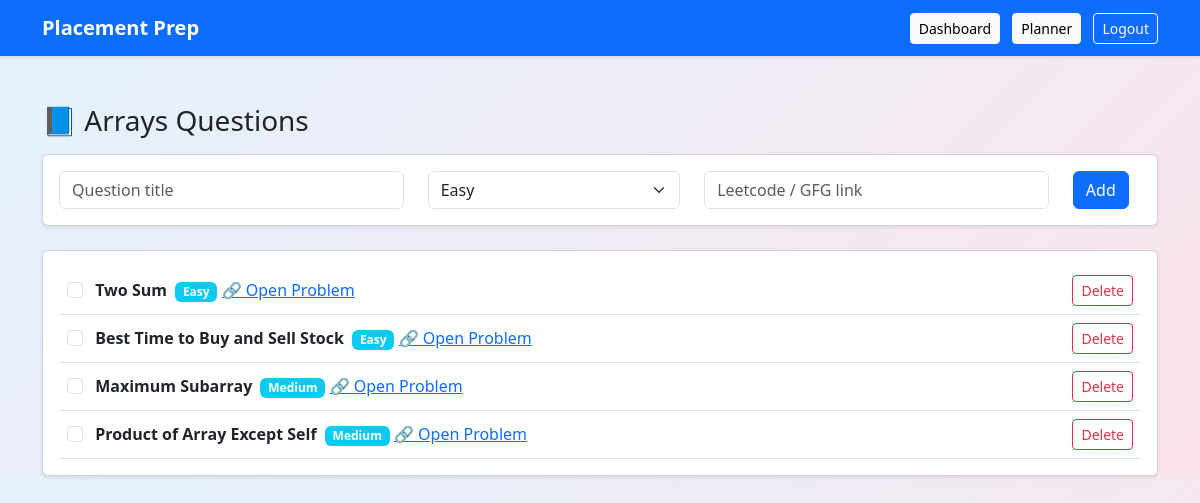
Before: /questions/Arrays (signed in) with the older database file.
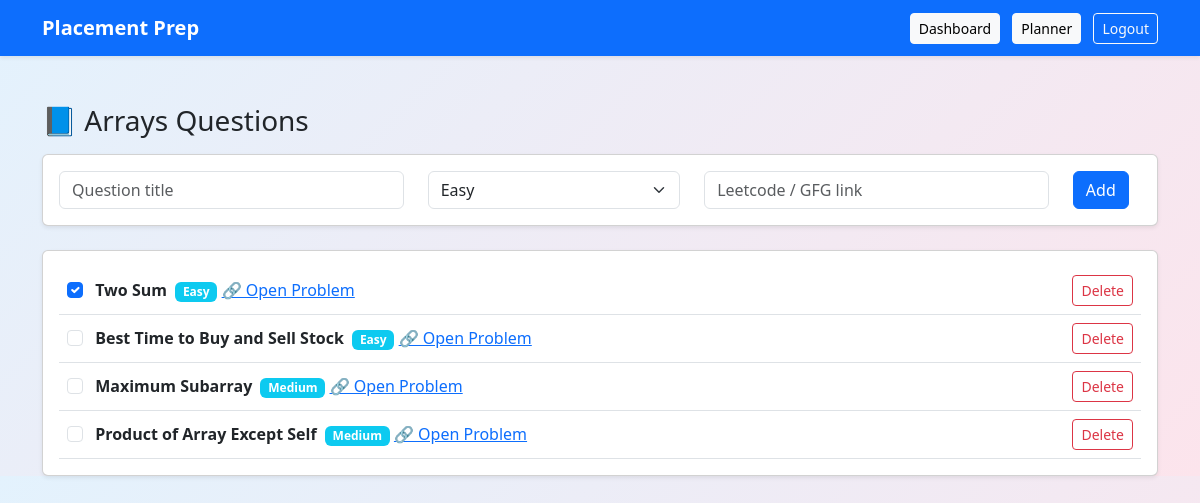
After: the same page with the newer database file.
### app.py (models this page shows)
class Question(db.Model):
    id = db.Column(db.Integer, primary_key=True)
    title = db.Column(db.String(200))
    difficulty = db.Column(db.String(20))
    link = db.Column(db.String(300))
    topic = db.Column(db.String(50))
    solved = db.Column(db.Boolean, default=False)
    user_email = db.Column(db.String(100))

### app.py (the view)
@app.route("/questions/<topic>")
def view_questions(topic):
    if "user" not in session:
        return redirect(url_for("login"))
    questions = Question.query.filter_by(
        user_email=session["user"],
        topic=topic
    ).all()
    return render_template(
        "questions.html",
        topic=topic,
        questions=questions
    )

### templates/questions.html (shortened to what this page needs)
{% extends "base.html" %}
{% block content %}
<h3 class="mb-3">📘 {{ topic }} Questions</h3>
<div class="card p-3 mb-4 shadow-sm">
  <form action="/add-question" method="POST">
    <div class="row">
      <div class="col-md-4">
        <input class="form-control" name="title" placeholder="Question title" required>
      </div>
      <div class="col-md-3">
        <select name="difficulty" class="form-select">
          <option>Easy</option>
        </select>
      </div>
      <div class="col-md-4">
        <input class="form-control" name="link" placeholder="Leetcode / GFG link">
      </div>
      <div class="col-md-1">
        <button class="btn btn-primary">Add</button>
      </div>
    </div>
  </form>
</div>
<div class="card p-3 shadow-sm">
  {% for q in questions %}
  <div class="d-flex justify-content-between align-items-center border-bottom p-2">
    <div>
      <input
        class="form-check-input me-2"
        type="checkbox"
        {% if q.solved %}checked{% endif %}
        onchange="toggleQ({{ q.id }})"
      >
      <strong>{{ q.title }}</strong>
      <span class="badge bg-info ms-1">
        {{ q.difficulty }}
      </span>
     {% if q.link %}
  <a href="{{ q.link.strip() }}" target="_blank" rel="noopener">
    🔗 Open Problem
  </a>
{% endif %}
    </div>
    <form action="/delete-question" method="post" class="m-0">
      <button class="btn btn-sm btn-outline-danger">
        Delete
      </button>
    </form>
  </div>
  {% endfor %}
</div>
{% endblock %}

### templates/base.html (shortened to what this page needs)
<!DOCTYPE html>
<html lang="en">
<head>
    <link
      href="https://cdn.jsdelivr.net/npm/bootstrap@5.3.2/dist/css/bootstrap.min.css"
      rel="stylesheet"
    >
</head>
<body style="background: linear-gradient(135deg, #e3f2fd, #fce4ec);">
<nav class="navbar navbar-expand-lg navbar-dark bg-primary shadow-sm">
  <div class="container">
    <a class="navbar-brand fw-bold" href="/">Placement Prep</a>
    <div>
      {% if session.get("user") %}
        <a class="btn btn-light btn-sm me-2" href="/dashboard">Dashboard</a>
        <a class="btn btn-light btn-sm me-2" href="/planner">Planner</a>
        <a class="btn btn-outline-light btn-sm" href="/logout">Logout</a>
      {% else %}
        <a class="btn btn-light btn-sm me-2" href="/login">Login</a>
        <a class="btn btn-warning btn-sm" href="/signup">Signup</a>
      {% endif %}
    </div>
  </div>
</nav>
<div class="container mt-5">
  {% block content %}{% endblock %}
</div>
</body>
</html>

Changed rows visible on the page:
changed Question "Two Sum": solved "☐" → "☑"
